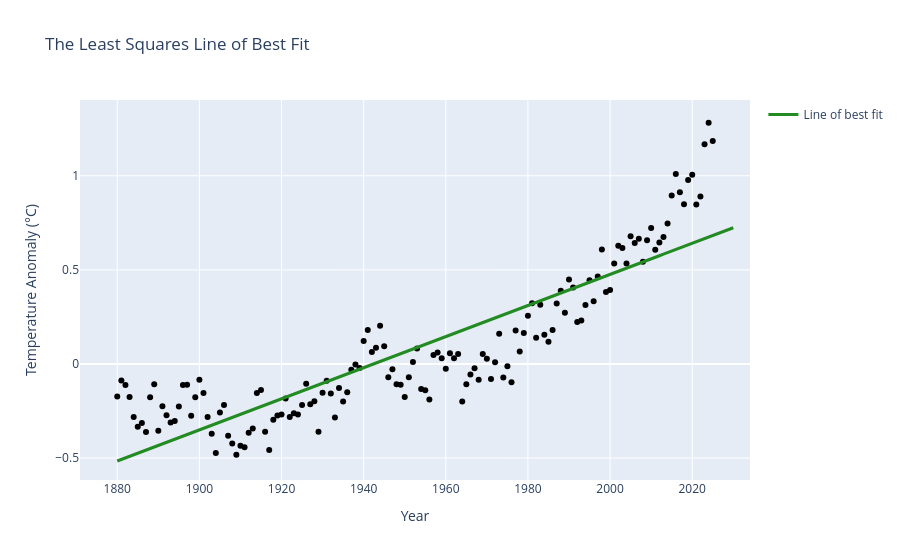

Notebook code cell kept with this figure:
### Markdown cell above
So the line of best fit is

$$\widehat{\text{anomaly}} = -16.05 + 0.00826 \times \text{Year}.$$

But wait, that intercept is different than what we'd determined before...

Let's visualize this line and see what's going on...

### Code cell
year_grid = pd.DataFrame({"Year": np.arange(1880, 2031)})
year_grid["Prediction"] = lin.predict(year_grid[["Year"]])

fig = px.scatter(temps, x = "Year", y = "Temp_Anomaly",
                 title = "The Least Squares Line of Best Fit",
                 labels = {"Temp_Anomaly": "Temperature Anomaly (°C)"},
                 color_discrete_sequence = ["black"],
                 height = 550)

fig.add_scatter(x = year_grid["Year"], y = year_grid["Prediction"], mode = "lines",
                name = "Line of best fit", line = dict(color = "forestgreen", width = 3))

fig.data[0].name = "Observed data"
fig.update_layout(showlegend = True)

### Figure 1 — Plotly figure (JSON) as saved in the notebook; plotly's stock layout.template omitted (floating-point values rounded to 4 significant figures; data arrays with more than 128 entries replaced by an {"elided": "..."} marker saying what was removed)
{"data": [{"hovertemplate": "Year=%{x}<br>Temperature Anomaly (°C)=%{y}<extra></extra>", "legendgroup": "", "marker": {"color": "black", "symbol": "circle"}, "mode": "markers", "name": "Observed data", "orientation": "v", "showlegend": false, "type": "scatter", "x": {"elided": "146 int values"}, "xaxis": "x", "y": {"elided": "146 float values"}, "yaxis": "y"}, {"line": {"color": "forestgreen", "width": 3}, "mode": "lines", "name": "Line of best fit", "type": "scatter", "x": {"elided": "151 int values"}, "y": {"elided": "151 float values"}}], "layout": {"autosize": true, "legend": {"tracegroupgap": 0}, "showlegend": true, "title": {"text": "The Least Squares Line of Best Fit"}, "xaxis": {"anchor": "y", "autorange": true, "domain": [0, 1], "range": [1871.0, 2034.0], "title": {"text": "Year"}, "type": "linear"}, "yaxis": {"anchor": "x", "autorange": true, "domain": [0, 1], "range": [-0.6167, 1.403], "title": {"text": "Temperature Anomaly (°C)"}, "type": "linear"}}}
